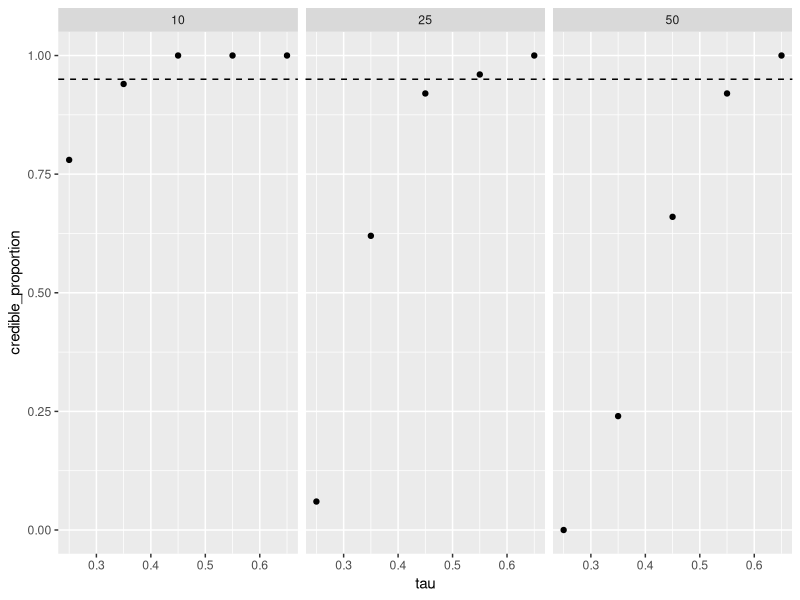
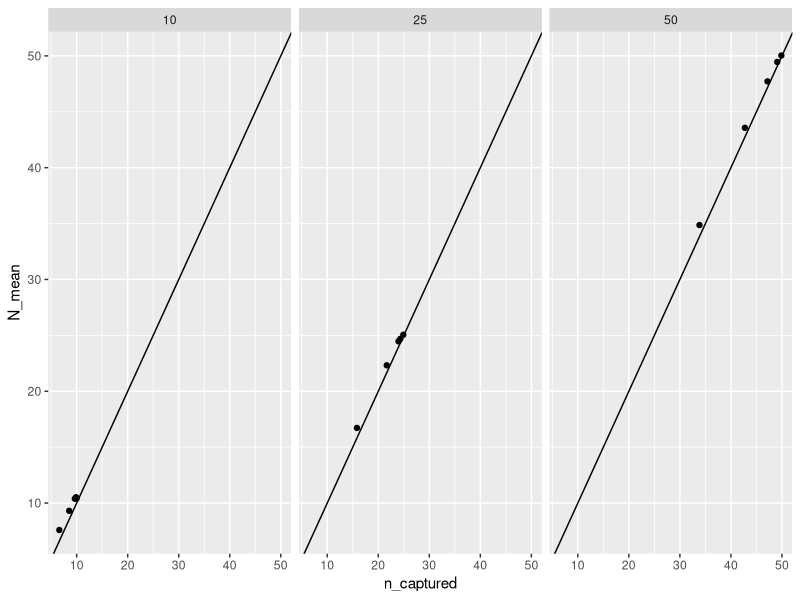
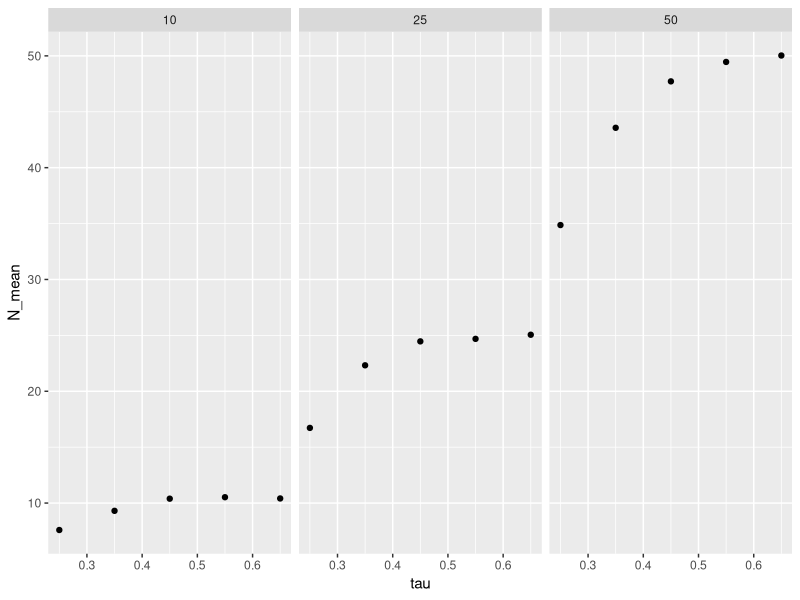
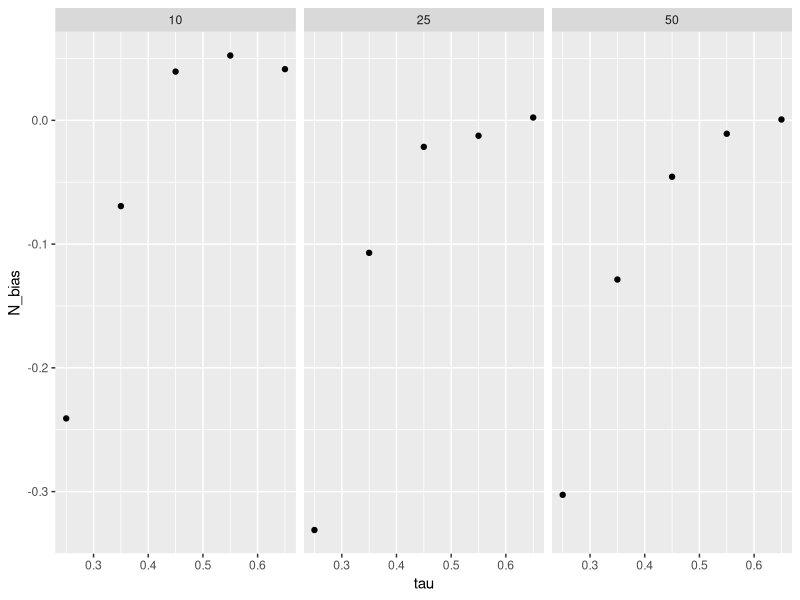
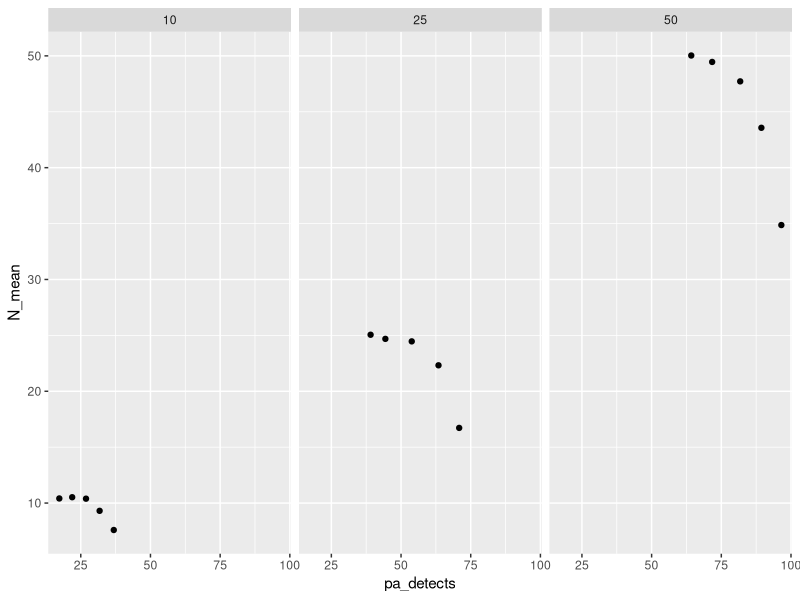
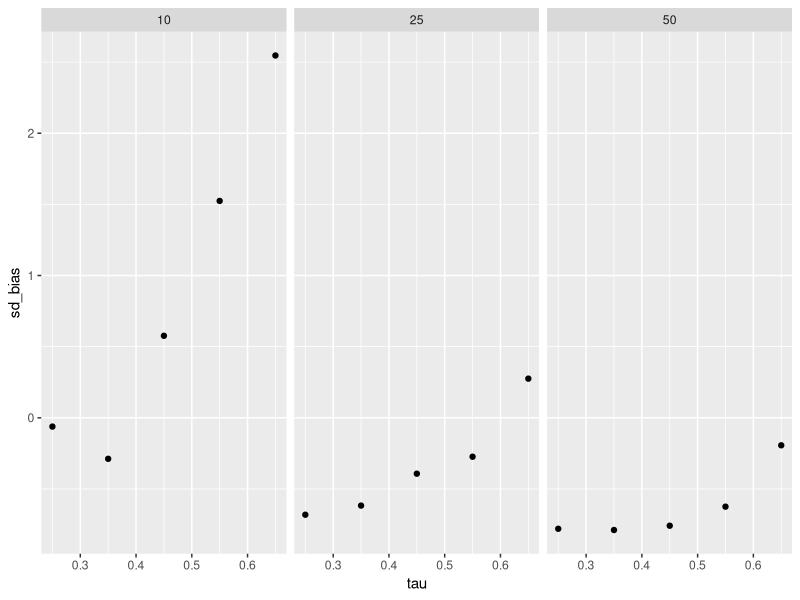
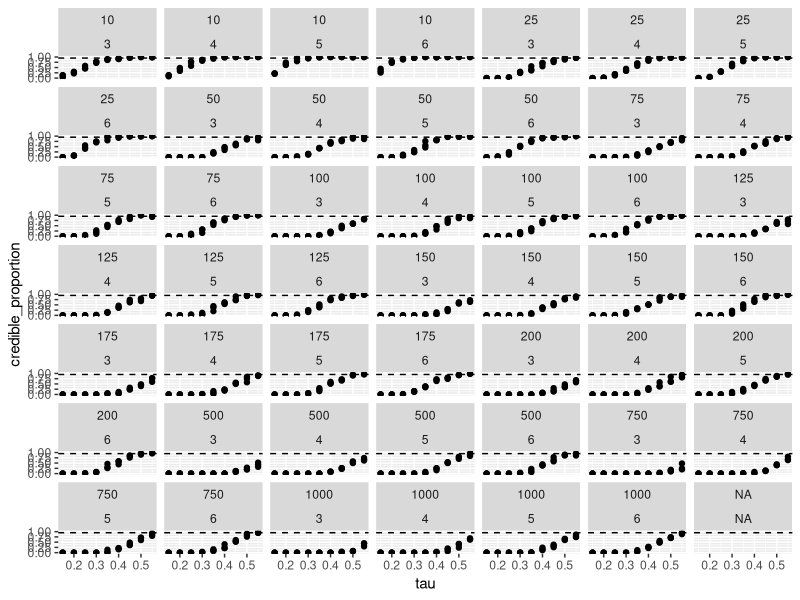
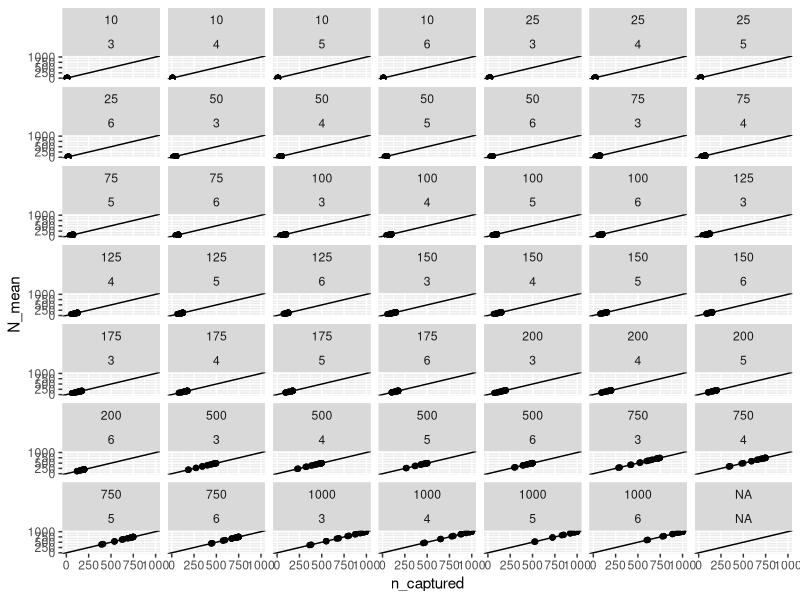

These figures' R source, in order:
## ---- chunk 1
knitr::opts_chunk$set(echo = TRUE)
library(ggplot2)
library(readr)
summary_stats_SimStudy4 <- read_csv("summary_stats_SimStudy4.csv")
summary_stats_SimStudy8 <- read_csv("summary_stats_SimStudy8.csv")
## ---- chunk 2

ggplot(data=summary_stats_SimStudy4,mapping = aes(x=tau,y=credible_proportion)) + geom_point() + facet_wrap(vars(N_actual)) + geom_hline(yintercept=0.95,lty=2)

ggplot(data=summary_stats_SimStudy4,mapping = aes(x=n_captured,y=N_mean)) + geom_point() + facet_wrap(vars(N_actual)) + geom_abline(slope=1)

ggplot(data=summary_stats_SimStudy4,mapping = aes(x=tau,y=N_mean)) + geom_point() + facet_wrap(vars(N_actual))

ggplot(data=summary_stats_SimStudy4,mapping = aes(x=tau,y=N_bias)) + geom_point() + facet_wrap(vars(N_actual))

ggplot(data=summary_stats_SimStudy4,mapping = aes(x=pa_detects,y=N_mean)) + geom_point() + facet_wrap(vars(N_actual))

ggplot(data=summary_stats_SimStudy4,mapping = aes(x=tau,y=sd_bias)) + geom_point() + facet_wrap(vars(N_actual))
## ---- chunk 3

ggplot(data=summary_stats_SimStudy8,mapping = aes(x=tau,y=credible_proportion)) + geom_point() + facet_wrap(vars(N_actual,ntraps)) + geom_hline(yintercept=0.95,lty=2)

ggplot(data=summary_stats_SimStudy8,mapping = aes(x=n_captured,y=N_mean)) + geom_point() + facet_wrap(vars(N_actual,ntraps)) + geom_abline(slope=1)

ggplot(data=summary_stats_SimStudy8,mapping = aes(x=tau,y=N_mean)) + geom_point() + facet_wrap(vars(N_actual,ntraps))

ggplot(data=summary_stats_SimStudy8,mapping = aes(x=pa_detects,y=N_mean)) + geom_point() + facet_wrap(vars(N_actual,nsites))

ggplot(data=summary_stats_SimStudy8,mapping = aes(x=tau,y=sd_bias)) + geom_point() + facet_wrap(vars(N_actual,ntraps))
